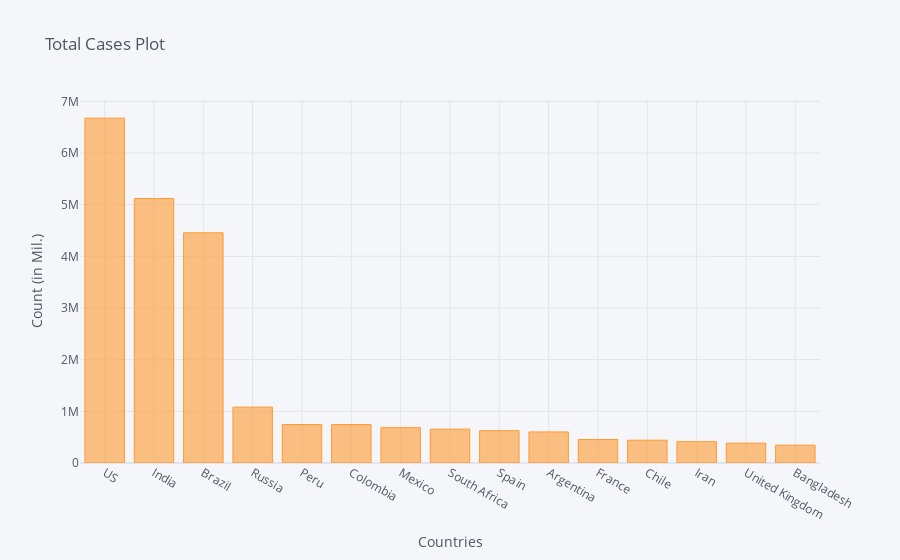

The cell this chart's notebook holds for it:
### Code cell
corona_dframe_agg_plot.iplot(kind='bar', x='Country/Region', y='9/17/20',
                             title='Total Cases Plot',xTitle='Countries',yTitle='Count (in Mil.)')

### Figure 1 — Plotly figure (JSON) as saved in the notebook; plotly's stock layout.template omitted (floating-point values rounded to 4 significant figures)
{"data": [{"marker": {"color": "rgba(255, 153, 51, 0.6)", "line": {"color": "rgba(255, 153, 51, 1.0)", "width": 1}}, "name": "9/17/20", "orientation": "v", "text": "", "type": "bar", "x": ["US", "India", "Brazil", "Russia", "Peru", "Colombia", "Mexico", "South Africa", "Spain", "Argentina", "France", "Chile", "Iran", "United Kingdom", "Bangladesh"], "y": [6674411, 5118253, 4455386, 1081152, 744400, 743945, 684113, 655572, 625651, 601713, 454266, 441150, 413149, 384087, 344264]}], "layout": {"legend": {"bgcolor": "#F5F6F9", "font": {"color": "#4D5663"}}, "paper_bgcolor": "#F5F6F9", "plot_bgcolor": "#F5F6F9", "title": {"font": {"color": "#4D5663"}, "text": "Total Cases Plot"}, "xaxis": {"gridcolor": "#E1E5ED", "showgrid": true, "tickfont": {"color": "#4D5663"}, "title": {"font": {"color": "#4D5663"}, "text": "Countries"}, "zerolinecolor": "#E1E5ED"}, "yaxis": {"gridcolor": "#E1E5ED", "showgrid": true, "tickfont": {"color": "#4D5663"}, "title": {"font": {"color": "#4D5663"}, "text": "Count (in Mil.)"}, "zerolinecolor": "#E1E5ED"}}}
